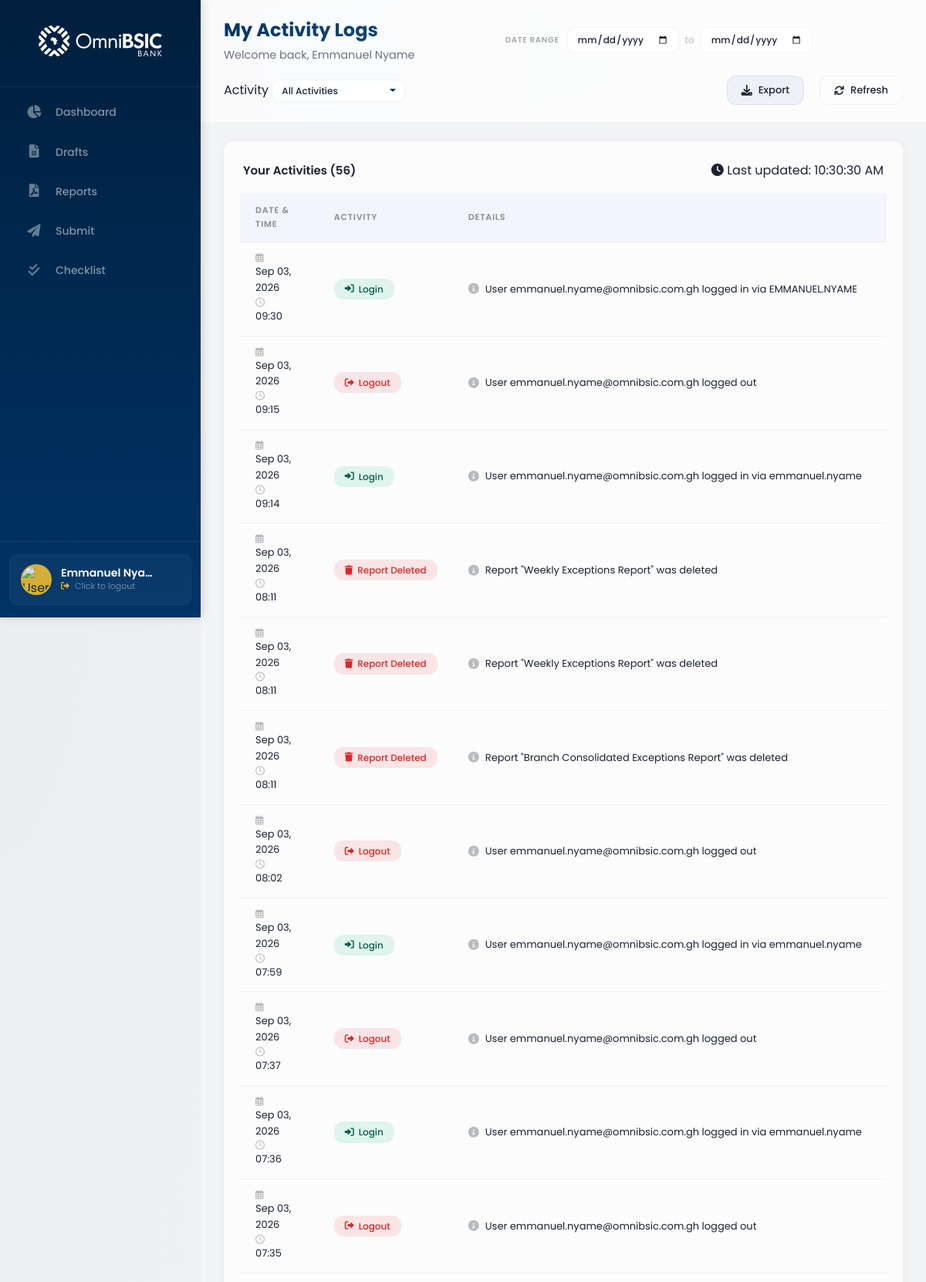
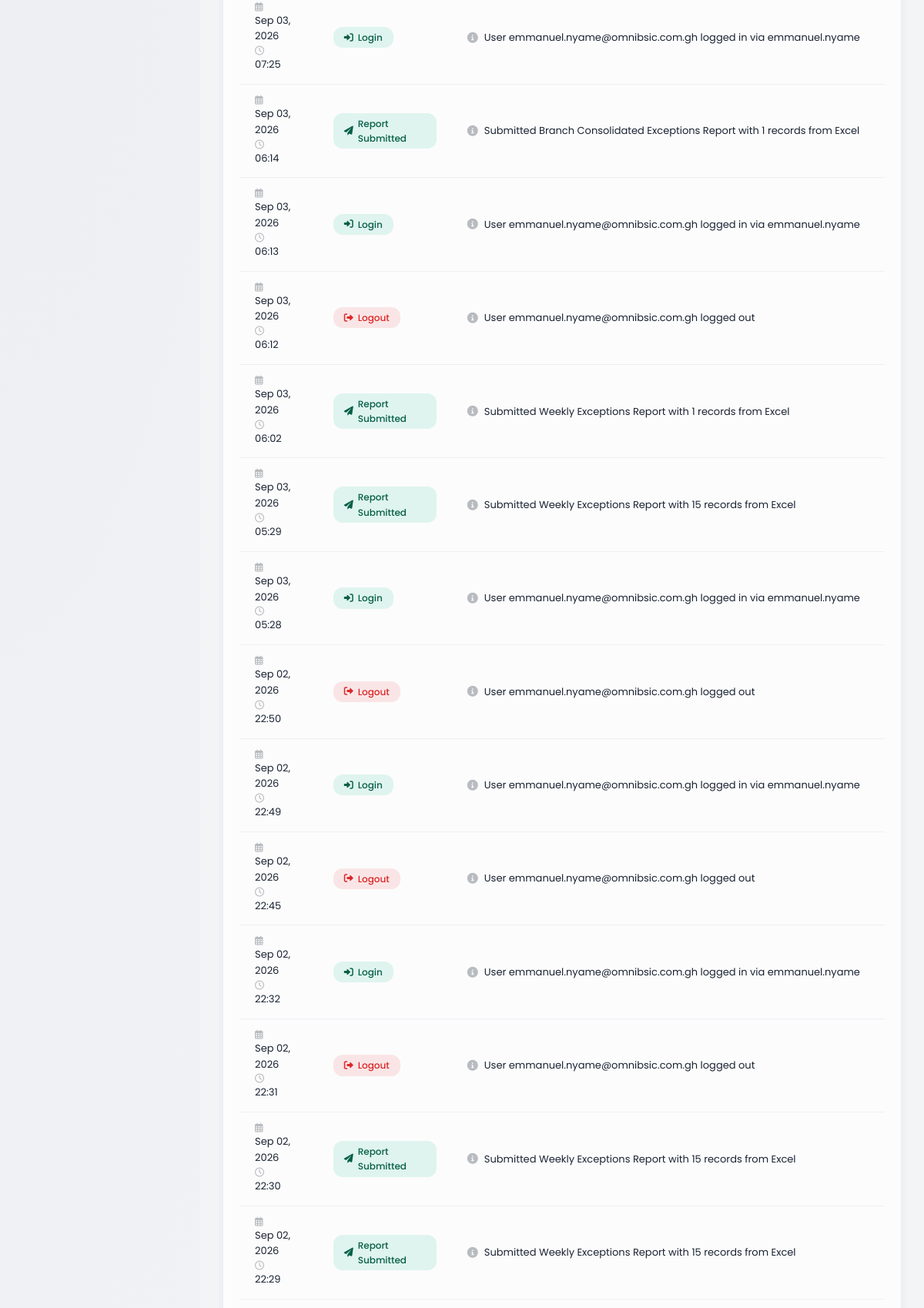
The app's page /adminboard/member/activity-logs/ (signed in, upper part) with its own data (2 pictures, top to bottom).
### control_dashboard/models.py (models this page shows, shortened)
class UserProfile(models.Model):
    ROLE_CHOICES = [
        ('admin', 'Admin'),
        ('supervisor', 'Supervisor'),
        ('member', 'Member'),
    ]
    POSITION_CHOICES = [
        ('hc', 'Headoffice Control'),
        ('cc', 'Cluster Control'),
    ]
    STATUS_CHOICES = [
        ('active', 'Active'),
        ('inactive', 'Inactive'),
    ]
    user = models.OneToOneField(
        User,
        on_delete=models.CASCADE,
        related_name='profile',
        null=True,
        blank=True
    )
    email = models.EmailField(unique=True)
    full_name = models.CharField(max_length=200)
    username = models.CharField(max_length=150, unique=True, blank=True, null=True)
    position = models.CharField(max_length=50, choices=POSITION_CHOICES, default='member')
    role = models.CharField(max_length=50, choices=ROLE_CHOICES, default='member')
    status = models.CharField(max_length=50, choices=STATUS_CHOICES, default='active')
    created_at = models.DateTimeField(auto_now_add=True)
    updated_at = models.DateTimeField(auto_now=True)
    class Meta:
        db_table = 'user_profiles'
        ordering = ['full_name']

class ActivityLog(models.Model):
    ACTIVITY_TYPES = (
        ('login', 'Login'),
        ('logout', 'Logout'),
        ('report_created', 'Report Created'),
        ('report_updated', 'Report Updated'),
        ('report_deleted', 'Report Deleted'),
        ('report_submitted', 'Report Submitted'),
        ('report_approved', 'Report Approved'),
        ('report_rejected', 'Report Rejected'),
        ('checklist_completed', 'Checklist Completed'),
        ('user_created', 'User Created'),
        ('user_updated', 'User Updated'),
        ('user_deleted', 'User Deleted'),
        ('email_sent', 'Email Sent'),
        ('draft_saved', 'Draft Saved'),
        ('draft_deleted', 'Draft Deleted'),
        ('deduction_created', 'Deduction Created'),
        ('deduction_updated', 'Deduction Updated'),
        ('deduction_deleted', 'Deduction Deleted'),
        ('score_updated', 'Score Updated'),
    )
    ACTIVITY_ICONS = {
        'login': 'fa-sign-in-alt',
        'logout': 'fa-sign-out-alt',
        'report_created': 'fa-file-alt',
        'report_updated': 'fa-edit',
        'report_deleted': 'fa-trash',
        'report_submitted': 'fa-paper-plane',
        'report_approved': 'fa-check-circle',
        'report_rejected': 'fa-times-circle',
        'checklist_completed': 'fa-check-double',
        'user_created': 'fa-user-plus',
        'user_updated': 'fa-user-edit',
        'user_deleted': 'fa-user-minus',
        'email_sent': 'fa-envelope',
        'draft_saved': 'fa-save',
        'draft_deleted': 'fa-trash-alt',
        'deduction_created': 'fa-minus-circle',
        'deduction_updated': 'fa-edit',
        'deduction_deleted': 'fa-trash',
        'score_updated': 'fa-star',
    }
    user = models.ForeignKey(
        'UserProfile',
        on_delete=models.CASCADE,
        related_name='activity_logs'
    )
    activity_type = models.CharField(
        max_length=50,
        choices=ACTIVITY_TYPES
    )
    details = models.TextField(
        blank=True,
        null=True,
        help_text="Detailed description of the activity"
    )
    ip_address = models.GenericIPAddressField(
        blank=True,
        null=True,
        help_text="IP address of the user"
    )
    user_agent = models.TextField(
        blank=True,
        null=True,
        help_text="User agent string"
    )
    created_at = models.DateTimeField(
        auto_now_add=True
    )
    class Meta:
        ordering = ['-created_at']
        verbose_name = 'Activity Log'
        verbose_name_plural = 'Activity Logs'
        indexes = [
            models.Index(fields=['user', 'created_at']),
            models.Index(fields=['activity_type']),
        ]
    def get_activity_icon(self):
        return self.ACTIVITY_ICONS.get(self.activity_type, 'fa-circle')

### control_dashboard/views.py (the view)
# urls.py: path('member/activity-logs/', views.member_activity_logs, name='member_activity_logs'),
@login_required
def member_activity_logs(request):
    try:
        user_profile = UserProfile.objects.get(email=request.user.email)
    except UserProfile.DoesNotExist:
        return redirect('control_dashboard:member_dashboard')
    start_date = request.GET.get('start_date', '')
    end_date = request.GET.get('end_date', '')
    activity_filter = request.GET.get('activity', '')
    queryset = ActivityLog.objects.filter(user=user_profile)
    if start_date:
        try:
            start_date_obj = datetime.strptime(start_date, '%Y-%m-%d').date()
            queryset = queryset.filter(created_at__date__gte=start_date_obj)
        except ValueError:
            pass
    if end_date:
        try:
            end_date_obj = datetime.strptime(end_date, '%Y-%m-%d').date()
            queryset = queryset.filter(created_at__date__lte=end_date_obj)
        except ValueError:
            pass
    if activity_filter and activity_filter != 'all':
        queryset = queryset.filter(activity_type=activity_filter)
    activity_logs = queryset.order_by('-created_at')[:100]
    today = timezone.now().date()
    start_of_week = today - timedelta(days=today.weekday())
    start_of_month = today.replace(day=1)
    today_logs = ActivityLog.objects.filter(user=user_profile, created_at__date=today)
    week_logs = ActivityLog.objects.filter(user=user_profile, created_at__date__gte=start_of_week, created_at__date__lte=today)
    month_logs = ActivityLog.objects.filter(user=user_profile, created_at__date__gte=start_of_month, created_at__date__lte=today)
    last_activity = ActivityLog.objects.filter(user=user_profile).order_by('-created_at').first()
    last_activity_display = last_activity.created_at.strftime('%b %d, %Y %H:%M') if last_activity else None
    activity_types = ActivityLog.ACTIVITY_TYPES
    context = {
        'user_profile': user_profile,
        'activity_logs': activity_logs,
        'activity_types': activity_types,
        'activity_filter': activity_filter,
        'start_date': start_date,
        'end_date': end_date,
        'today_logs': today_logs,
        'week_logs': week_logs,
        'month_logs': month_logs,
        'last_activity': last_activity_display,
        'today': today,
    }
    return render(request, 'control_dashboard/activity-mem.html', context)

### control_dashboard/templates/control_dashboard/activity-mem.html (shortened to what this page needs)
{% extends 'control_dashboard/base.html' %}
{% load static %}
{% block extra_css %}
<link rel="stylesheet" href="{% static 'stylesheets/activity-mem.css' %}" type="text/css">
{% endblock %}
{% block dashboard_url %}{% url 'control_dashboard:member_dashboard' %}{% endblock %}
{% block nav_links %}
<li><a href="{% url 'control_dashboard:member_dashboard' %}">
    <span class="nav-icon"><i class="fas fa-chart-pie"></i></span>
    <span class="nav-text">Dashboard</span>
</a></li>
<li><a href="{% url 'control_dashboard:drafts_page' %}">
    <span class="nav-icon"><i class="fas fa-file-alt"></i></span>
    <span class="nav-text">Drafts</span>
</a></li>
<li><a href="{% url 'control_dashboard:reports_page' %}">
    <span class="nav-icon"><i class="fas fa-file-pdf"></i></span>
    <span class="nav-text">Reports</span>
</a></li>
<li><a href="{% url 'control_dashboard:submit_page' %}">
    <span class="nav-icon"><i class="fas fa-paper-plane"></i></span>
    <span class="nav-text">Submit</span>
</a></li>
<li><a href="{% url 'control_dashboard:member_checklist' %}">
    <span class="nav-icon"><i class="fas fa-check-double"></i></span>
    <span class="nav-text">Checklist</span>
</a></li>
{% endblock %}
{% block page_title %}My Activity Logs{% endblock %}
{% block top_header_center %}
<div class="header-date-group">
    <label for="start-date">Date Range</label>
    <div class="header-date-wrapper">
        <input type="date" id="start-date" name="start-date" class="header-date-input" value="{{ start_date }}" onchange="filterActivities()">
        <span>to</span>
        <input type="date" id="end-date" name="end-date" class="header-date-input" value="{{ end_date }}" onchange="filterActivities()">
    </div>
</div>
<div class="header-filter-group">
    <label for="activity-filter">Activity</label>
    <select id="activity-filter" name="activity-filter" class="header-select" onchange="filterActivities()">
        <option value="all" {% if not activity_filter %}selected{% endif %}>All Activities</option>
    </select>
</div>
{% endblock %}
{% block top_header_right %}
<button class="btn-export-header" onclick="exportLogs()" title="Export Activity Logs">
    <i class="fas fa-download"></i> Export
</button>
<button class="btn-refresh-header" onclick="refreshPage()" title="Refresh Activities">
    <i class="fas fa-sync"></i> Refresh
</button>
{% endblock %}
{% block content %}
<div class="table-container">
    <div class="table-header">
        <h4>Your Activities ({{ activity_logs|length }})</h4>
        <div class="table-header-actions">
            <span class="last-updated" id="lastUpdated">
            </span>
        </div>
    </div>
    {% if activity_logs %}
    <div class="table-responsive">
        <table class="activity-table">
            <thead>
                <tr>
                    <th>Date & Time</th>
                    <th>Activity</th>
                    <th>Details</th>
                </tr>
            </thead>
            <tbody>
                {% for log in activity_logs %}
                <tr>
                    <td>
                        <span class="time-stamp">
                            <i class="far fa-calendar-alt"></i> {{ log.created_at|date:"M d, Y" }}
                            <br>
                            <i class="far fa-clock"></i> {{ log.created_at|date:"H:i" }}
                        </span>
                    </td>
                    <td>
                        <span class="activity-tag {{ log.activity_type }}">
                            <i class="fas {{ log.get_activity_icon }}"></i>
                            {{ log.get_activity_type_display }}
                        </span>
                    </td>
                    <td>
                        <div class="activity-details">
                            <i class="fas fa-info-circle"></i>
                            {{ log.details|default:"No details available" }}
                        </div>
                    </td>
                </tr>
                {% endfor %}
            </tbody>
        </table>
    </div>
    {% endif %}
</div>
{% endblock %}

### control_dashboard/templates/control_dashboard/base.html (shortened to what this page needs)
{% load static %}
<!DOCTYPE html>
<html>
    <head>
        <link rel="stylesheet" href="{% static 'stylesheets/base.css' %}" type="text/css">
        <link rel="stylesheet" href="https://cdnjs.cloudflare.com/ajax/libs/font-awesome/6.0.0-beta3/css/all.min.css">
        {% block extra_css %}{% endblock %}
    </head>
    <body>
        <div class="page-wrapper">
            <div class="nav-bar">
                <div class="logo">
                    <a href="{% block dashboard_url %}{% url 'control_dashboard:member_dashboard' %}{% endblock %}">
                        <img src="{% static 'images/OmniBSIC_Bank_Logo.svg' %}" alt="Bank Logo">
                    </a>
                </div>
                <ul class="nav-links">
                    {% block nav_links %}{% endblock %}
                </ul>
                <div class="nav-footer">
                    <div class="nav-profile-card" onclick="logoutUser()" style="cursor: pointer;" title="Click to logout">
                        <div class="nav-profile-img-wrapper">
                            <img src="{% static 'images/user-avatar.jpg' %}" alt="User Profile Image">
                        </div>
                        <div class="nav-profile-info">
                            <h4 class="nav-user-name">{{ user_profile.full_name|default:"User" }}</h4>
                            <p class="nav-user-role">
                                <i class="fas fa-sign-out-alt" style="font-size: 11px; margin-right: 4px;"></i>
                                Click to logout
                            </p>
                        </div>
                    </div>
                </div>
            </div>
            <div class="main-content-wrapper">
                <div class="top-header">
                    <div class="top-header-left">
                        <span class="page-title">{% block page_title %}Dashboard{% endblock %}</span>
                        {% block page_subtitle %}
                        <span class="page-subtitle">Welcome back, {{ user_profile.full_name|default:"User" }}</span>
                        {% endblock %}
                    </div>
                    {% block top_header_center %}{% endblock %}
                    <div class="top-header-right">
                        {% block top_header_right %}{% endblock %}
                    </div>
                </div>
                <div class="main-content">
                    {% block content %}{% endblock %}
                </div>
            </div>
        </div>
    </body>
</html>

### control_dashboard/static/stylesheets/activity-mem.css (style rules this page uses)
.table-responsive { overflow-x: auto; margin: 0 -4px; }
.activity-table { width: 100%; border-collapse: collapse; background: transparent; font-size: 14px; }
.activity-table thead { background: rgba(0, 51, 153, 0.03); }
.activity-table thead th { color: rgba(26, 35, 50, 0.5); font-size: 11px; font-weight: 600; text-transform: uppercase; letter-spacing: 0.8px; text-align: left; padding: 14px 20px; border-bottom: 1px solid var(--glass-border-dark); }
.activity-table tbody td { padding: 14px 20px; color: rgba(26, 35, 50, 0.8); border-bottom: 1px solid var(--glass-border-dark); vertical-align: middle; }
.activity-table tbody tr { transition: background 0.2s ease; }
.time-stamp { display: flex; flex-direction: column; gap: 2px; font-size: 13px; color: #1a2332; }
.time-stamp i { color: rgba(26, 35, 50, 0.3); width: 16px; font-size: 12px; }
.activity-tag { display: inline-flex; align-items: center; gap: 6px; padding: 4px 14px; border-radius: 12px; font-size: 12px; font-weight: 500; }
.activity-tag i { font-size: 12px; }
.activity-tag.login { background: rgba(16, 185, 129, 0.12); color: #065f46; }
.activity-tag.logout { background: rgba(239, 68, 68, 0.12); color: #dc2626; }
.activity-tag.report_deleted { background: rgba(239, 68, 68, 0.12); color: #dc2626; }
.activity-tag.report_submitted { background: rgba(16, 185, 129, 0.12); color: #065f46; }
.activity-details { display: flex; align-items: center; gap: 8px; font-size: 13px; color: #1a2332; line-height: 1.5; }
.activity-details i { color: rgba(26, 35, 50, 0.3); font-size: 14px; flex-shrink: 0; }
.btn-export-header { display: inline-flex; align-items: center; gap: 8px; padding: 8px 18px; background: rgba(0, 51, 153, 0.06); color: var(--omni-primary); border: 1px solid rgba(0, 51, 153, 0.08); border-radius: 12px; cursor: pointer; font-size: 13px; font-weight: 500; font-family: 'Poppins', sans-serif; transition: all 0.3s ease; white-space: nowrap; }
.btn-export-header i { font-size: 14px; }
.header-date-group { display: flex; align-items: center; gap: 10px; }
.header-date-group label { font-size: 10px; font-weight: 600; color: rgba(26, 35, 50, 0.4); text-transform: uppercase; letter-spacing: 0.8px; white-space: nowrap; }
.header-date-wrapper { display: flex; align-items: center; gap: 8px; }
.header-date-input { background: rgba(255, 255, 255, 0.8); color: #1a2332; font-size: 12px; font-weight: 500; padding: 6px 12px; border-radius: 10px; border: 1px solid var(--glass-border-dark); outline: none; cursor: pointer; transition: all 0.3s ease; min-width: 140px; }
.header-date-wrapper span { font-size: 12px; color: rgba(26, 35, 50, 0.3); }

### records on screen
UserProfile: full_name "Emmanuel Nya…", full_name "Emmanuel Nyame"
ActivityLog: created_at "Sep 03, 2026", created_at "09:30", activity_type "Login", details "User emmanuel.nyame@omnibsic.com.gh logged in via EMMANUEL.NYAME"
ActivityLog: created_at "Sep 03, 2026", created_at "09:15", activity_type "Logout", details "User emmanuel.nyame@omnibsic.com.gh logged out"
ActivityLog: created_at "Sep 03, 2026", created_at "09:14", activity_type "Login", details "User emmanuel.nyame@omnibsic.com.gh logged in via emmanuel.nyame"
ActivityLog: created_at "Sep 03, 2026", created_at "08:11", activity_type "Report Deleted", details "Report \"Weekly Exceptions Report\" was deleted"
ActivityLog: created_at "Sep 03, 2026", created_at "08:11", activity_type "Report Deleted", details "Report \"Weekly Exceptions Report\" was deleted"
ActivityLog: created_at "Sep 03, 2026", created_at "08:11", activity_type "Report Deleted", details "Report \"Branch Consolidated Exceptions Report\" was deleted"
ActivityLog: created_at "Sep 03, 2026", created_at "08:02", activity_type "Logout", details "User emmanuel.nyame@omnibsic.com.gh logged out"
ActivityLog: created_at "Sep 03, 2026", created_at "07:59", activity_type "Login", details "User emmanuel.nyame@omnibsic.com.gh logged in via emmanuel.nyame"
ActivityLog: created_at "Sep 03, 2026", created_at "07:37", activity_type "Logout", details "User emmanuel.nyame@omnibsic.com.gh logged out"
ActivityLog: created_at "Sep 03, 2026", created_at "07:36", activity_type "Login", details "User emmanuel.nyame@omnibsic.com.gh logged in via emmanuel.nyame"
ActivityLog: created_at "Sep 03, 2026", created_at "07:35", activity_type "Logout", details "User emmanuel.nyame@omnibsic.com.gh logged out"
ActivityLog: created_at "Sep 03, 2026", created_at "07:25", activity_type "Login", details "User emmanuel.nyame@omnibsic.com.gh logged in via emmanuel.nyame"
ActivityLog: created_at "Sep 03, 2026", created_at "06:14", activity_type "Report Submitted", details "Submitted Branch Consolidated Exceptions Report with 1 records from Excel"
ActivityLog: created_at "Sep 03, 2026", created_at "06:13", activity_type "Login", details "User emmanuel.nyame@omnibsic.com.gh logged in via emmanuel.nyame"
ActivityLog: created_at "Sep 03, 2026", created_at "06:12", activity_type "Logout", details "User emmanuel.nyame@omnibsic.com.gh logged out"
ActivityLog: created_at "Sep 03, 2026", created_at "06:02", activity_type "Report Submitted", details "Submitted Weekly Exceptions Report with 1 records from Excel"
ActivityLog: created_at "Sep 03, 2026", created_at "05:29", activity_type "Report Submitted", details "Submitted Weekly Exceptions Report with 15 records from Excel"
ActivityLog: created_at "Sep 03, 2026", created_at "05:28", activity_type "Login", details "User emmanuel.nyame@omnibsic.com.gh logged in via emmanuel.nyame"
ActivityLog: created_at "Sep 02, 2026", created_at "22:50", activity_type "Logout", details "User emmanuel.nyame@omnibsic.com.gh logged out"
ActivityLog: created_at "Sep 02, 2026", created_at "22:49", activity_type "Login", details "User emmanuel.nyame@omnibsic.com.gh logged in via emmanuel.nyame"
ActivityLog: created_at "Sep 02, 2026", created_at "22:45", activity_type "Logout", details "User emmanuel.nyame@omnibsic.com.gh logged out"
ActivityLog: created_at "Sep 02, 2026", created_at "22:32", activity_type "Login", details "User emmanuel.nyame@omnibsic.com.gh logged in via emmanuel.nyame"
ActivityLog: created_at "Sep 02, 2026", created_at "22:31", activity_type "Logout", details "User emmanuel.nyame@omnibsic.com.gh logged out"
ActivityLog: created_at "Sep 02, 2026", created_at "22:30", activity_type "Report Submitted", details "Submitted Weekly Exceptions Report with 15 records from Excel"
ActivityLog: created_at "Sep 02, 2026", created_at "22:29", activity_type "Report Submitted", details "Submitted Weekly Exceptions Report with 15 records from Excel"

### other values on screen
{{ activity_logs|length }} "56"
